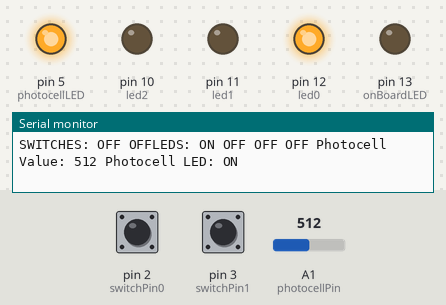
Recording of a sketch running on a simulated Arduino Uno, built with avr-gcc and run on an emulated ATmega328P. Shown: output pins drawn as LEDs (lit = HIGH), the last lines printed to the serial monitor. The inputs (shaded band) are chosen by the test bench; at power-on: pin 2 (switchPin0) LOW, pin 3 (switchPin1) LOW, A1 (photocellPin) = 512.

Above: at 1.2 s.
1.3 s: pin 2 (switchPin0) pulled HIGH for 3.2 s
At 4.5 s:
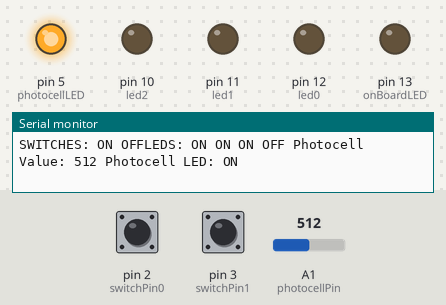
6.0 s: pin 3 (switchPin1) pulled HIGH for 3.2 s
At 11.0 s:
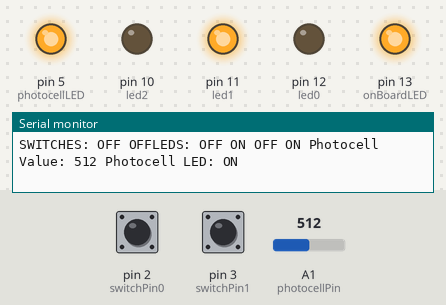
12.2 s: A1 (photocellPin) set to 781
15.2 s: A1 (photocellPin) set to 814
At 16.9 s:
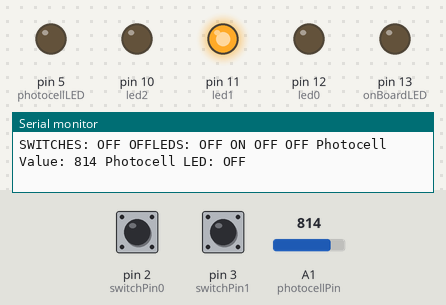
18.2 s: pin 2 (switchPin0) pulled HIGH for 1 s
At 21.2 s:
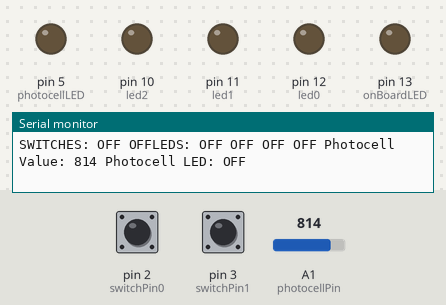
22.2 s: pin 3 (switchPin1) pulled HIGH for 1 s
At 24.4 s:
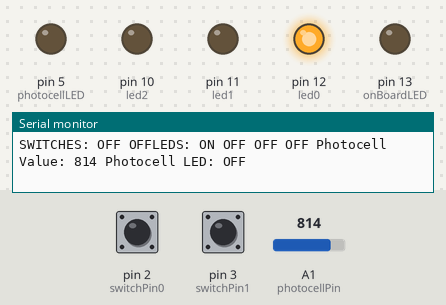
Timing chart, 0 to 27.2 s (numbered marks = the images above; inputs shaded):
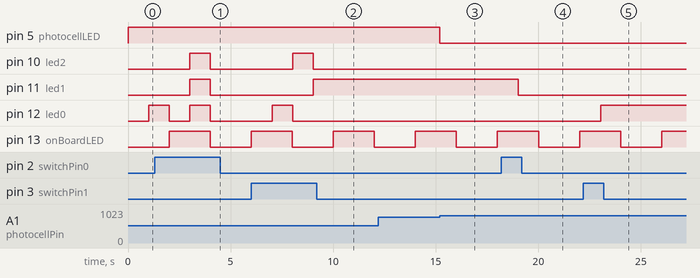

Measured:
- the behaviour switches between 799 and 800 on A1 (photocellPin) (found by bisection; images 2 and 3)
- after the input at 1.3 s, pin 10 (led2), pin 11 (led1): LOW → HIGH after 1.7 s, → LOW 1.0 s later; pin 12 (led0): HIGH → LOW after 0.72 s, → HIGH 1.0 s later, → LOW 1.0 s later
- after the input at 6.0 s, pin 10 (led2): LOW → HIGH after 2.0 s, → LOW 1.0 s later; pin 11 (led1): LOW → HIGH after 3.0 s; pin 12 (led0): LOW → HIGH after 1.0 s, → LOW 1.0 s later
- after the input at 15.2 s, pin 5 (photocellLED): HIGH → LOW at once
- after the input at 18.2 s, pin 11 (led1): HIGH → LOW after 0.83 s
- after the input at 22.2 s, pin 12 (led0): LOW → HIGH after 0.84 s
- by itself, pin 13 (onBoardLED): alternates HIGH for 2.0 s and LOW for 2.0 s

The sketch:

LED_Controller.ino
```cpp
//The pin numbers of the 3 LEDs controlled by the switches
int led0 = 12;
int led1 = 11;
int led2 = 10;

//pin number of the on-board led
int onBoardLED = 13;

//The pin number of the led controlled by the photocell
int photocellLED = 5;

//The pin numbers of the two switches
int switchPin0 = 2;
int switchPin1 = 3;

//The state of each switch. LOW is off, HIGH is on
int switch0 = LOW;
int switch1 = LOW;

//The pin number of the photocell
int photocellPin = A1;

//Integer from 0 - 3 indicating which switches are on and off
int switchState = 0;

//State (HIGH or LOW) of each of the LEDs
int led0State = HIGH;
int led1State = LOW;
int led2State = LOW;
int led3State = LOW;
int onBoardLEDState = LOW;

//The value of the photocell input. Will be an integer between 0 and 1023
int photocellValue;

long previousMillisSwitches = 0;        // will store last time the switches were checked
long previousMillisLEDs = 0;            //will store the last time the leds were updated
long previousMillisOnBoardLED = 0;      //will store the last time the on board led blinked

long switchInterval = 200; //Interval at which to check the switches in milliseconds
long ledInterval = 1000; //Interval at which to update LEDs in milliseconds
long onBoardLEDInterval = 2000; //Interval at witch to blink the on-board led in milliseconds

// the setup routine runs once when you press reset:
void setup() {
  //Initializes the four pins connected to LEDs as outputs
  pinMode(led0, OUTPUT);
  pinMode(led1, OUTPUT);
  pinMode(led2, OUTPUT);
  pinMode(photocellLED, OUTPUT);
  pinMode(onBoardLED, OUTPUT);

  //Initializes the two pins connected to switches as inputs
  pinMode(switchPin0, INPUT);
  pinMode(switchPin1, INPUT);

  //Sets the data rate for communication between the computer and the Arduino
  //In bits per secound(baud)
  Serial.begin(9600);

}

// the loop routine runs over and over again forever:
void loop() {

  photocellValue = analogRead(photocellPin); //Reads the value from the photocell

  //If the photocell value is under 800 i.e. when the photocell is covered the LED will be turned on
  //Else it will be turned off
  if(photocellValue < 800){
    digitalWrite(photocellLED, HIGH);
  }else digitalWrite(photocellLED, LOW);

  //Gets the current time in milliseconds
  unsigned long currentMillis = millis();

   //Reads the value, HIGH(on) or LOW(off) the switches
   switch0 = digitalRead(switchPin0);
   switch1 = digitalRead(switchPin1);

  //Checks if it's time to check the switches; that is, if the difference between
  //the current time and the last time the switches were checked is bigger than the
  //interval. If so, the states of the switches are checked and the switchState is updated
  if(currentMillis - previousMillisSwitches > switchInterval) {
      // save the last time the switches were checked
     previousMillisSwitches = currentMillis;

    if(switch0 == HIGH && switch1 == HIGH){//If both switches are on
        switchState = 3;
    }
    if(switch0 == LOW && switch1 == HIGH){//If the first switch is off and the second on
        switchState = 2;
    }
    if(switch0 == HIGH && switch1 == LOW){//If the first switch is on and the second off
        switchState = 1;
    }
    if(switch0 == LOW && switch1 == LOW){//If both switches are off
        switchState = 0;
    }
  }

  //Blinks the on-board led on and off every 2 seconds
  if(currentMillis - previousMillisOnBoardLED > onBoardLEDInterval){
    previousMillisOnBoardLED = currentMillis; //saves the last time the led was updataed
    if(onBoardLEDState == HIGH){//If the led is on
      onBoardLEDState = LOW; //turn it off
    }else onBoardLEDState = HIGH; //turns the led on if it is off

    digitalWrite(onBoardLED, onBoardLEDState);  //writes the new led state to the pin
  }

  //Checks if it's time to update the leds; that is, if the difference between
  //the current time and the last time the leds were updated is bigger than the
  //interval
  if(currentMillis - previousMillisLEDs > ledInterval){

     // save the last time the LEDs were updated
     previousMillisLEDs = currentMillis;

     printStatus(); //Prints the status of leds, switches and photocell to the serial monitor

     //Depending on which led is currently on, and what state the switches are in, the next LED states
     //are selected
     //If both switches are in the on position. The pattern is led0, led1, led2, led0
     if(switchState == 3){
       if(led0State == HIGH){
         led0State = LOW;
         led1State = HIGH;
         led2State = LOW;
       }else if(led1State == HIGH){
         led0State = LOW;
         led1State = LOW;
         led2State = HIGH;
       }else if(led2State == HIGH){
         led0State = HIGH;
         led1State = LOW;
         led2State = LOW;
       }else{
         led0State = HIGH;
         led1State = LOW;
         led2State = LOW;
       }
     }

     //If the first switch is off and the second is on. The pattern is led0, led2, led1, led0
     if(switchState == 2){
       if(led0State == HIGH){
         led0State = LOW;
         led1State = LOW;
         led2State = HIGH;
       }else if(led1State == HIGH){
         led0State = HIGH;
         led1State = LOW;
         led2State = LOW;
       }else if(led2State == HIGH){
         led0State = LOW;
         led1State = HIGH;
         led2State = LOW;
       }else{
         led0State = HIGH;
         led1State = LOW;
         led2State = LOW;
       }
     }

     //If the first switch is on and the second is off. All three leds blink on and off
     if(switchState == 1){
       if(led0State == HIGH || led1State == HIGH || led2State == HIGH){
         led0State = LOW;
         led1State = LOW;
         led2State = LOW;
       }else{
         led0State = HIGH;
         led1State = HIGH;
         led2State = HIGH;
       }
     }

     else{
       //Both switches off, so do nothing keeping current led status
     }

    //Updates the status of the LEDs.
    digitalWrite(led0, led0State);
    digitalWrite(led1, led1State);
    digitalWrite(led2, led2State);
  }

}

  //Displays the status of the switches, LEDs, and photocell value on the serial monitor
  void printStatus(){
    Serial.print("SWITCHES: ");
    if(switch0 == HIGH){
      Serial.print("ON ");
    }else Serial.print("OFF ");

    if(switch1 == HIGH){
      Serial.print("ON ");
    }else Serial.print("OFF");

    Serial.print("LEDS: ");

    if(led0State == HIGH){
      Serial.print("ON ");
    }else Serial.print("OFF ");

    if(led1State == HIGH){
      Serial.print("ON ");
    }else Serial.print("OFF ");

    if(led2State == HIGH){
      Serial.print("ON ");
    }else Serial.print("OFF ");

    if(onBoardLEDState == HIGH){
      Serial.print("ON ");
    }else Serial.print("OFF ");

   Serial.print("Photocell Value: ");
   Serial.print(photocellValue, DEC);

   Serial.print(" Photocell LED: ");
       if(digitalRead(photocellLED) == HIGH){
      Serial.print("ON ");
    }else Serial.print("OFF ");

    Serial.println();

  }
```
